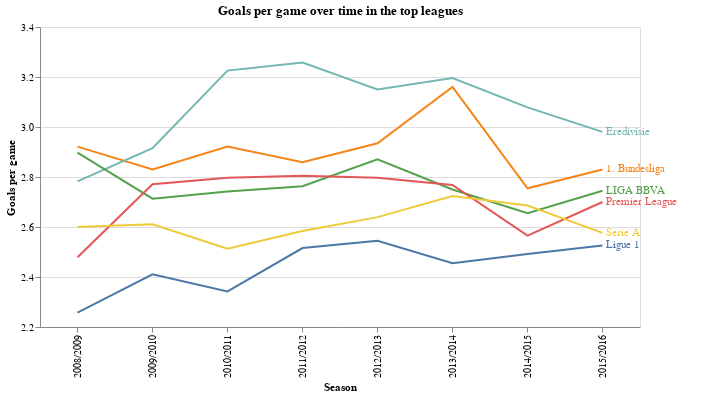

The notebook cell this image was saved under:
### Code cell
import altair as alt
topleague=['Ligue 1', '1. Bundesliga', 'Premier League', 'Eredivisie', 'LIGA BBVA', 'Serie A']

nearest = alt.selection(type='single', nearest=True, on='mouseover',
                        fields=['season'], empty='none')

line = alt.Chart(goals).mark_line().encode(
    x=alt.X('season',title='Season'),
    y=alt.Y('match_goals:Q',scale=alt.Scale(domain=[2.2,3.4]),title='Goals per game'),
    color=alt.Color('league:N',scale=alt.Scale(domain=topleague))
)
selectors = alt.Chart(goals).mark_point().encode(
    x='season',
    opacity=alt.value(0),
).add_selection(
    nearest
)
labels=alt.Chart(goal_last).mark_text(align='left', dx=3).encode(
    alt.X('season'),
    alt.Y('match_goals:Q',scale=alt.Scale(domain=[2.2,3.4])),
    alt.Text('league'),
    alt.Color('league:N',legend=None,scale=alt.Scale(domain=topleague))
)
points = line.mark_point().encode(
    opacity=alt.condition(nearest, alt.value(1), alt.value(0))
)
text = line.mark_text(align='left', dx=5, dy=-5).encode(
    text=alt.condition(nearest, 'match_goals:Q', alt.value(' '), format='.2f')
)
rules = alt.Chart(goals).mark_rule(color='gray').encode(
    x='season',
).transform_filter(
    nearest
)
alt.layer(
    line, selectors, labels, points, rules, text
).properties(
    width=600, height=300,
    title='Goals per game over time in the top leagues'
)

### Figure 1 — Vega-Lite specification as saved in the notebook (floating-point values rounded to 4 significant figures)
{"config": {"view": {"continuousWidth": 400, "continuousHeight": 300}}, "layer": [{"data": {"name": "data-fdadf946780670a7dd8b66cb1257dfc7"}, "mark": "line", "encoding": {"color": {"type": "nominal", "field": "league", "scale": {"domain": ["Ligue 1", "1. Bundesliga", "Premier League", "Eredivisie", "LIGA BBVA", "Serie A"]}}, "x": {"type": "nominal", "field": "season", "title": "Season"}, "y": {"type": "quantitative", "field": "match_goals", "scale": {"domain": [2.2, 3.4]}, "title": "Goals per game"}}}, {"data": {"name": "data-fdadf946780670a7dd8b66cb1257dfc7"}, "mark": "point", "encoding": {"opacity": {"value": 0}, "x": {"type": "nominal", "field": "season"}}, "selection": {"selector001": {"type": "single", "nearest": true, "on": "mouseover", "fields": ["season"], "empty": "none"}}}, {"data": {"name": "data-a51ead6831e20181782a38139ce9981f"}, "mark": {"type": "text", "align": "left", "dx": 3}, "encoding": {"color": {"type": "nominal", "field": "league", "legend": null, "scale": {"domain": ["Ligue 1", "1. Bundesliga", "Premier League", "Eredivisie", "LIGA BBVA", "Serie A"]}}, "text": {"type": "nominal", "field": "league"}, "x": {"type": "nominal", "field": "season"}, "y": {"type": "quantitative", "field": "match_goals", "scale": {"domain": [2.2, 3.4]}}}}, {"data": {"name": "data-fdadf946780670a7dd8b66cb1257dfc7"}, "mark": "point", "encoding": {"color": {"type": "nominal", "field": "league", "scale": {"domain": ["Ligue 1", "1. Bundesliga", "Premier League", "Eredivisie", "LIGA BBVA", "Serie A"]}}, "opacity": {"condition": {"value": 1, "selection": "selector001"}, "value": 0}, "x": {"type": "nominal", "field": "season", "title": "Season"}, "y": {"type": "quantitative", "field": "match_goals", "scale": {"domain": [2.2, 3.4]}, "title": "Goals per game"}}}, {"data": {"name": "data-fdadf946780670a7dd8b66cb1257dfc7"}, "mark": {"type": "rule", "color": "gray"}, "encoding": {"x": {"type": "nominal", "field": "season"}}, "transform": [{"filter": {"selection": "selector001"}}]}, {"data": {"name": "data-fdadf946780670a7dd8b66cb1257dfc7"}, "mark": {"type": "text", "align": "left", "dx": 5, "dy": -5}, "encoding": {"color": {"type": "nominal", "field": "league", "scale": {"domain": ["Ligue 1", "1. Bundesliga", "Premier League", "Eredivisie", "LIGA BBVA", "Serie A"]}}, "text": {"condition": {"type": "quantitative", "field": "match_goals", "format": ".2f", "selection": "selector001"}, "value": " "}, "x": {"type": "nominal", "field": "season", "title": "Season"}, "y": {"type": "quantitative", "field": "match_goals", "scale": {"domain": [2.2, 3.4]}, "title": "Goals per game"}}}], "height": 300, "title": "Goals per game over time in the top leagues", "width": 600, "$schema": "https://vega.github.io/schema/vega-lite/v4.8.1.json", "datasets": {"data-fdadf946780670a7dd8b66cb1257dfc7": [{"league": "1. Bundesliga", "season": "2008/2009", "team_goals": 1.461, "match_goals": 2.922}, {"league": "1. Bundesliga", "season": "2009/2010", "team_goals": 1.415, "match_goals": 2.83}, {"league": "1. Bundesliga", "season": "2010/2011", "team_goals": 1.461, "match_goals": 2.922}, {"league": "1. Bundesliga", "season": "2011/2012", "team_goals": 1.43, "match_goals": 2.859}, {"league": "1. Bundesliga", "season": "2012/2013", "team_goals": 1.467, "match_goals": 2.935}, {"league": "1. Bundesliga", "season": "2013/2014", "team_goals": 1.58, "match_goals": 3.16}, {"league": "1. Bundesliga", "season": "2014/2015", "team_goals": 1.377, "match_goals": 2.755}, {"league": "1. Bundesliga", "season": "2015/2016", "team_goals": 1.415, "match_goals": 2.83}, {"league": "Ekstraklasa", "season": "2008/2009", "team_goals": 1.112, "match_goals": 2.223}, {"league": "Ekstraklasa", "season": "2009/2010", "team_goals": 1.108, "match_goals": 2.217}, {"league": "Ekstraklasa", "season": "2010/2011", "team_goals": 1.204, "match_goals": 2.408}, {"league": "Ekstraklasa", "season": "2011/2012", "team_goals": 1.098, "match_goals": 2.196}, {"league": "Ekstraklasa", "season": "2012/2013", "team_goals": 1.246, "match_goals": 2.492}, {"league": "Ekstraklasa", "season": "2013/2014", "team_goals": 1.321, "match_goals": 2.642}, {"league": "Ekstraklasa", "season": "2014/2015", "team_goals": 1.308, "match_goals": 2.617}, {"league": "Ekstraklasa", "season": "2015/2016", "team_goals": 1.323, "match_goals": 2.646}, {"league": "Eredivisie", "season": "2008/2009", "team_goals": 1.391, "match_goals": 2.782}, {"league": "Eredivisie", "season": "2009/2010", "team_goals": 1.458, "match_goals": 2.915}, {"league": "Eredivisie", "season": "2010/2011", "team_goals": 1.613, "match_goals": 3.225}, {"league": "Eredivisie", "season": "2011/2012", "team_goals": 1.629, "match_goals": 3.258}, {"league": "Eredivisie", "season": "2012/2013", "team_goals": 1.575, "match_goals": 3.15}, {"league": "Eredivisie", "season": "2013/2014", "team_goals": 1.598, "match_goals": 3.196}, {"league": "Eredivisie", "season": "2014/2015", "team_goals": 1.539, "match_goals": 3.078}, {"league": "Eredivisie", "season": "2015/2016", "team_goals": 1.49, "match_goals": 2.98}, {"league": "Jupiler League", "season": "2008/2009", "team_goals": 1.291, "match_goals": 2.582}, {"league": "Jupiler League", "season": "2009/2010", "team_goals": 1.345, "match_goals": 2.69}, {"league": "Jupiler League", "season": "2010/2011", "team_goals": 1.323, "match_goals": 2.646}, {"league": "Jupiler League", "season": "2011/2012", "team_goals": 1.44, "match_goals": 2.879}, {"league": "Jupiler League", "season": "2012/2013", "team_goals": 1.465, "match_goals": 2.929}, {"league": "Jupiler League", "season": "2013/2014", "team_goals": 1.25, "match_goals": 2.5}, {"league": "Jupiler League", "season": "2014/2015", "team_goals": 1.392, "match_goals": 2.783}, {"league": "Jupiler League", "season": "2015/2016", "team_goals": 1.446, "match_goals": 2.892}, {"league": "LIGA BBVA", "season": "2008/2009", "team_goals": 1.449, "match_goals": 2.897}, {"league": "LIGA BBVA", "season": "2009/2010", "team_goals": 1.357, "match_goals": 2.713}, {"league": "LIGA BBVA", "season": "2010/2011", "team_goals": 1.371, "match_goals": 2.742}, {"league": "LIGA BBVA", "season": "2011/2012", "team_goals": 1.382, "match_goals": 2.763}, {"league": "LIGA BBVA", "season": "2012/2013", "team_goals": 1.436, "match_goals": 2.871}, {"league": "LIGA BBVA", "season": "2013/2014", "team_goals": 1.375, "match_goals": 2.75}, {"league": "LIGA BBVA", "season": "2014/2015", "team_goals": 1.328, "match_goals": 2.655}, {"league": "LIGA BBVA", "season": "2015/2016", "team_goals": 1.372, "match_goals": 2.745}, {"league": "Liga ZON Sagres", "season": "2008/2009", "team_goals": 1.195, "match_goals": 2.39}, {"league": "Liga ZON Sagres", "season": "2009/2010", "team_goals": 1.252, "match_goals": 2.504}, {"league": "Liga ZON Sagres", "season": "2010/2011", "team_goals": 1.217, "match_goals": 2.433}, {"league": "Liga ZON Sagres", "season": "2011/2012", "team_goals": 1.321, "match_goals": 2.642}, {"league": "Liga ZON Sagres", "season": "2012/2013", "team_goals": 1.39, "match_goals": 2.779}, {"league": "Liga ZON Sagres", "season": "2013/2014", "team_goals": 1.185, "match_goals": 2.371}, {"league": "Liga ZON Sagres", "season": "2014/2015", "team_goals": 1.247, "match_goals": 2.493}, {"league": "Liga ZON Sagres", "season": "2015/2016", "team_goals": 1.358, "match_goals": 2.716}, {"league": "Ligue 1", "season": "2008/2009", "team_goals": 1.129, "match_goals": 2.258}, {"league": "Ligue 1", "season": "2009/2010", "team_goals": 1.205, "match_goals": 2.411}, {"league": "Ligue 1", "season": "2010/2011", "team_goals": 1.171, "match_goals": 2.342}, {"league": "Ligue 1", "season": "2011/2012", "team_goals": 1.258, "match_goals": 2.516}, {"league": "Ligue 1", "season": "2012/2013", "team_goals": 1.272, "match_goals": 2.545}, {"league": "Ligue 1", "season": "2013/2014", "team_goals": 1.228, "match_goals": 2.455}, {"league": "Ligue 1", "season": "2014/2015", "team_goals": 1.246, "match_goals": 2.492}, {"league": "Ligue 1", "season": "2015/2016", "team_goals": 1.263, "match_goals": 2.526}, {"league": "Premier League", "season": "2008/2009", "team_goals": 1.239, "match_goals": 2.479}, {"league": "Premier League", "season": "2009/2010", "team_goals": 1.386, "match_goals": 2.771}, {"league": "Premier League", "season": "2010/2011", "team_goals": 1.399, "match_goals": 2.797}, {"league": "Premier League", "season": "2011/2012", "team_goals": 1.403, "match_goals": 2.805}, {"league": "Premier League", "season": "2012/2013", "team_goals": 1.399, "match_goals": 2.797}, {"league": "Premier League", "season": "2013/2014", "team_goals": 1.384, "match_goals": 2.768}, {"league": "Premier League", "season": "2014/2015", "team_goals": 1.283, "match_goals": 2.566}, {"league": "Premier League", "season": "2015/2016", "team_goals": 1.35, "match_goals": 2.7}, {"league": "Scottish Premiership", "season": "2008/2009", "team_goals": 1.202, "match_goals": 2.404}, {"league": "Scottish Premiership", "season": "2009/2010", "team_goals": 1.283, "match_goals": 2.566}, {"league": "Scottish Premiership", "season": "2010/2011", "team_goals": 1.281, "match_goals": 2.561}, {"league": "Scottish Premiership", "season": "2011/2012", "team_goals": 1.318, "match_goals": 2.636}, {"league": "Scottish Premiership", "season": "2012/2013", "team_goals": 1.366, "match_goals": 2.732}, {"league": "Scottish Premiership", "season": "2013/2014", "team_goals": 1.373, "match_goals": 2.746}, {"league": "Scottish Premiership", "season": "2014/2015", "team_goals": 1.287, "match_goals": 2.575}, {"league": "Scottish Premiership", "season": "2015/2016", "team_goals": 1.425, "match_goals": 2.851}, {"league": "Serie A", "season": "2008/2009", "team_goals": 1.3, "match_goals": 2.6}, {"league": "Serie A", "season": "2009/2010", "team_goals": 1.305, "match_goals": 2.611}, {"league": "Serie A", "season": "2010/2011", "team_goals": 1.257, "match_goals": 2.513}, {"league": "Serie A", "season": "2011/2012", "team_goals": 1.292, "match_goals": 2.584}, {"league": "Serie A", "season": "2012/2013", "team_goals": 1.32, "match_goals": 2.639}, {"league": "Serie A", "season": "2013/2014", "team_goals": 1.362, "match_goals": 2.724}, {"league": "Serie A", "season": "2014/2015", "team_goals": 1.343, "match_goals": 2.686}, {"league": "Serie A", "season": "2015/2016", "team_goals": 1.288, "match_goals": 2.576}, {"league": "Super League", "season": "2008/2009", "team_goals": 1.645, "match_goals": 3.289}, {"league": "Super League", "season": "2009/2010", "team_goals": 1.664, "match_goals": 3.328}, {"league": "Super League", "season": "2010/2011", "team_goals": 1.492, "match_goals": 2.983}, {"league": "Super League", "season": "2011/2012", "team_goals": 1.312, "match_goals": 2.623}, {"league": "Super League", "season": "2012/2013", "team_goals": 1.283, "match_goals": 2.567}, {"league": "Super League", "season": "2013/2014", "team_goals": 1.444, "match_goals": 2.889}, {"league": "Super League", "season": "2014/2015", "team_goals": 1.436, "match_goals": 2.872}, {"league": "Super League", "season": "2015/2016", "team_goals": 1.572, "match_goals": 3.144}], "data-a51ead6831e20181782a38139ce9981f": [{"league": "1. Bundesliga", "season": "2015/2016", "team_goals": 1.415, "match_goals": 2.83}, {"league": "Ekstraklasa", "season": "2015/2016", "team_goals": 1.323, "match_goals": 2.646}, {"league": "Eredivisie", "season": "2015/2016", "team_goals": 1.49, "match_goals": 2.98}, {"league": "Jupiler League", "season": "2015/2016", "team_goals": 1.446, "match_goals": 2.892}, {"league": "LIGA BBVA", "season": "2015/2016", "team_goals": 1.372, "match_goals": 2.745}, {"league": "Liga ZON Sagres", "season": "2015/2016", "team_goals": 1.358, "match_goals": 2.716}, {"league": "Ligue 1", "season": "2015/2016", "team_goals": 1.263, "match_goals": 2.526}, {"league": "Premier League", "season": "2015/2016", "team_goals": 1.35, "match_goals": 2.7}, {"league": "Scottish Premiership", "season": "2015/2016", "team_goals": 1.425, "match_goals": 2.851}, {"league": "Serie A", "season": "2015/2016", "team_goals": 1.288, "match_goals": 2.576}, {"league": "Super League", "season": "2015/2016", "team_goals": 1.572, "match_goals": 3.144}]}}
